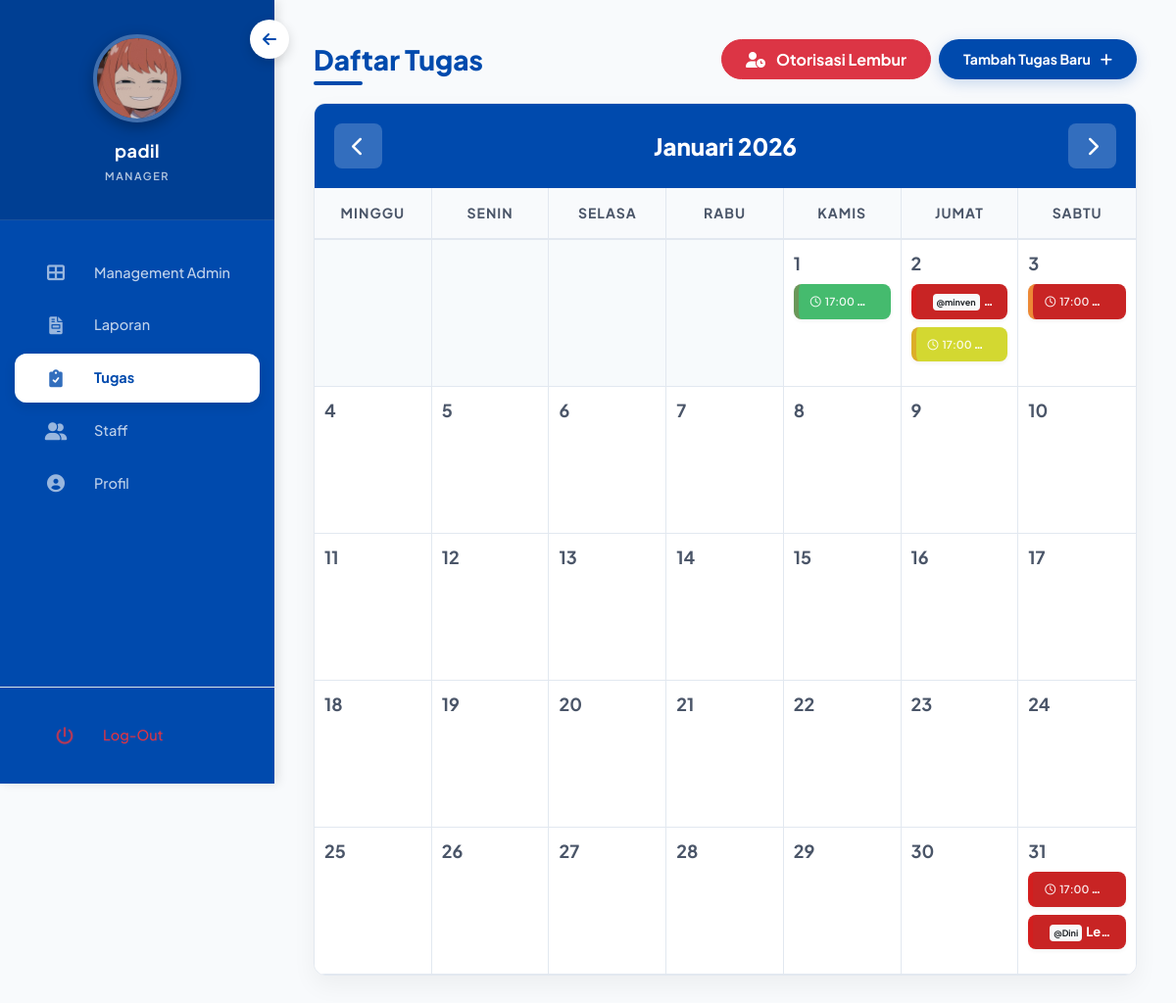
Page /tasklist.php?m=1&y=2026 (signed in) on the committed database.
### tables this page shows
CREATE TABLE `users` (
  `id` int(11) NOT NULL,
  `absen_id` varchar(50) NOT NULL,
  `nama` varchar(100) NOT NULL,
  `nip` varchar(30) DEFAULT NULL,
  `password` varchar(255) NOT NULL,
  `role` enum('staf','manager') DEFAULT 'staf',
  `can_overtime` tinyint(1) DEFAULT 0,
  `created_at` timestamp NOT NULL DEFAULT current_timestamp(),
  `email` varchar(100) DEFAULT NULL,
  `telepon` varchar(20) DEFAULT NULL,
  `alamat` text DEFAULT NULL,
  `foto` varchar(255) DEFAULT NULL
);

CREATE TABLE `tasklist` (
  `id` int(11) NOT NULL,
  `user_id` int(11) DEFAULT NULL,
  `absensi_id` int(11) DEFAULT NULL,
  `start_date` date DEFAULT NULL,
  `task_name` varchar(255) NOT NULL,
  `deskripsi` text DEFAULT NULL,
  `status` enum('pending','progress','completed') DEFAULT 'pending',
  `deadline` date DEFAULT NULL,
  `created_at` timestamp NOT NULL DEFAULT current_timestamp(),
  `updated_at` timestamp NOT NULL DEFAULT current_timestamp() ON UPDATE current_timestamp(),
  `assigned_to` int(11) DEFAULT NULL,
  `priority` enum('low','medium','high') DEFAULT 'medium',
  `start_time` time DEFAULT NULL,
  `end_time` time DEFAULT NULL,
  `is_overtime` tinyint(1) DEFAULT 0
);

### tasklist.php (the view, shortened to what this page needs)
<?php
require_once 'config_safe.php';
$user_id = $_SESSION['user_id'];
$tanggal_sekarang = date('Y-m-d');
$stmt_user = $pdo->prepare("SELECT * FROM users WHERE id = ?");
$stmt_user->execute([$user_id]);
$user = $stmt_user->fetch();
$stmt = $pdo->prepare("SELECT * FROM absensi WHERE user_id = ? AND tanggal = ? ORDER BY id DESC LIMIT 1");
$stmt->execute([$user_id, $tanggal_sekarang]);
if ($_SESSION['role'] == 'manager') {
    $stmt = $pdo->prepare("SELECT t.*, u.nama as assigned_name
                         FROM tasklist t
                         LEFT JOIN users u ON t.assigned_to = u.id
                         WHERE t.user_id = ? OR t.assigned_to = ?
                         ORDER BY t.created_at DESC");
    $stmt->execute([$user_id, $user_id]);
} else {
    $stmt = $pdo->prepare("SELECT * FROM tasklist WHERE assigned_to = ? OR (user_id = ? AND assigned_to IS NULL) ORDER BY created_at DESC");
    $stmt->execute([$user_id, $user_id]);
}
$tasks = $stmt->fetchAll();
?>
<!DOCTYPE html>
<html lang="id">
<head>
    <link href="https://cdn.jsdelivr.net/npm/bootstrap@5.1.3/dist/css/bootstrap.min.css" rel="stylesheet">
    <link href="https://cdnjs.cloudflare.com/ajax/libs/font-awesome/6.0.0/css/all.min.css" rel="stylesheet">
</head>
<body>
    <?php
    $month = isset($_GET['m']) ? (int)$_GET['m'] : (int)date('n');
    $year = isset($_GET['y']) ? (int)$_GET['y'] : (int)date('Y');
    $prevMonth = $month - 1;
    $prevYear = $year;
    if ($prevMonth < 1) {
        $prevMonth = 12;
        $prevYear--;
    }
    $nextMonth = $month + 1;
    $nextYear = $year;
    $firstDayOfMonth = mktime(0, 0, 0, $month, 1, $year);
    $numberDays = date('t', $firstDayOfMonth);
    $dateComponents = getdate($firstDayOfMonth);
    $monthName = date('F', $firstDayOfMonth);
    $dayOfWeek = $dateComponents['wday'];
    $bulanIndo = [
        'January' => 'Januari', 'February' => 'Februari', 'March' => 'Maret',
        'April' => 'April', 'May' => 'Mei', 'June' => 'Juni',
        'July' => 'Juli', 'August' => 'Agustus', 'September' => 'September',
        'October' => 'Oktober', 'November' => 'November', 'December' => 'Desember'
    ];
    $displayMonth = $bulanIndo[$monthName];
    $tasksByDate = [];
    foreach ($tasks as $task) {
        $start = !empty($task['start_date']) ? $task['start_date'] : $task['deadline'];
        $end = $task['deadline'];
        $current = new DateTime($start);
        $last = new DateTime($end);
        $last->modify('+1 day');
        $period = new DatePeriod($current, new DateInterval('P1D'), $last);
        foreach ($period as $date) {
            $dateStr = $date->format('Y-m-d');
            $tasksByDate[$dateStr][] = $task;
        }
    }
    ?>
    <button class="sidebar-toggle" id="sidebarToggle">
        <i class="fas fa-arrow-left"></i>
    </button>
    <div class="sidebar" id="sidebar">
        <div class="profile-section">
            <?php
            $sidebar_foto = (isset($user['foto']) && $user['foto']) ? 'uploads/profiles/'.$user['foto'] : 'https://ui-avatars.com/api/?name='.urlencode($_SESSION['nama']).'&background=fff&color=004AAD&size=128';
            ?>
            <img src="<?php echo $sidebar_foto; ?>" class="sidebar-avatar" alt="Profile">
            <p class="profile-name"><?php echo strtolower(explode(' ', $_SESSION['nama'])[0]); ?></p>
            <span class="profile-role"><?php echo strtoupper($_SESSION['role']); ?></span>
        </div>
        <nav class="nav-menu">
            <?php if ($_SESSION['role'] == 'manager'): ?>
                <a href="admin_dashboard.php" class="nav-item">
                    <i class="fas fa-th-large"></i> Management Admin
                </a>
                <a href="laporan.php" class="nav-item">
                    <i class="fas fa-file-invoice"></i> Laporan
                </a>
                <a href="tasklist.php" class="nav-item active">
                    <i class="fas fa-clipboard-check"></i> Tugas
                </a>
                <a href="staf_detail.php?view=list" class="nav-item">
                    <i class="fas fa-user-friends"></i> Staff
                </a>
            <?php endif; ?>
            <a href="profile.php" class="nav-item">
                <i class="fas fa-user-circle"></i> Profil
            </a>
        </nav>
          <div class="mt-auto p-4 border-top border-white-10">
            <a href="logout.php" class="nav-item m-0 rounded text-danger bg-danger-light" onclick="return confirm('Apakah Anda yakin ingin keluar dari aplikasi?')">
                <i class="fas fa-power-off"></i> Log-Out
            </a>
        </div>
    </div>
    <div class="main-content" id="mainContent">
        <div class="d-flex justify-content-between align-items-center mb-4" style="width: 100%; margin: 0 auto 30px auto;">
            <h2 class="page-title m-0">Daftar Tugas</h2>
            <div class="d-flex gap-2">
                <?php if ($_SESSION['role'] == 'manager'): ?>
                    <button class="btn btn-danger rounded-pill px-4 fw-bold" data-bs-toggle="modal" data-bs-target="#overtimeModal">
                        <i class="fas fa-user-clock me-2"></i> Otorisasi Lembur
                    </button>
                <?php endif; ?>
                <button class="btn-add-task" onclick="prepareAddModal()">
                    Tambah Tugas Baru <i class="fas fa-plus"></i>
                </button>
            </div>
        </div>
        <div class="calendar-container">
            <div class="calendar-header">
                <a href="?m=<?php echo $prevMonth; ?>&y=<?php echo $prevYear; ?>" class="calendar-nav"><i class="fas fa-chevron-left"></i></a>
                <span><?php echo $displayMonth . ' ' . $year; ?></span>
                <a href="?m=<?php echo $nextMonth; ?>&y=<?php echo $nextYear; ?>" class="calendar-nav"><i class="fas fa-chevron-right"></i></a>
            </div>
            <div class="calendar-grid">
                <div class="calendar-day-label">Minggu</div>
                <div class="calendar-day-label">Senin</div>
                <div class="calendar-day-label">Selasa</div>
                <div class="calendar-day-label">Rabu</div>
                <div class="calendar-day-label">Kamis</div>
                <div class="calendar-day-label">Jumat</div>
                <div class="calendar-day-label">Sabtu</div>
                <?php
                for($i = 0; $i < $dayOfWeek; $i++) {
                    echo '<div class="calendar-day other-month"></div>';
                }
                for($currentDay = 1; $currentDay <= $numberDays; $currentDay++) {
                    $fullDate = sprintf('%04d-%02d-%02d', $year, $month, $currentDay);
                    $isToday = ($fullDate == date('Y-m-d')) ? 'today' : '';
                    echo '<div class="calendar-day '.$isToday.'" onclick="handleDayClick(\''.$fullDate.'\', this)">';
                    echo '<span class="day-number">'.$currentDay.'</span>';
                    if (isset($tasksByDate[$fullDate])) {
                        $dayTasksJson = htmlspecialchars(json_encode($tasksByDate[$fullDate]));
                        echo '<div class="task-list-wrapper" data-tasks=\''.$dayTasksJson.'\'>';
                        foreach ($tasksByDate[$fullDate] as $t) {
                            $statusClass = 'badge-' . $t['status'];
                            $priorityClass = isset($t['priority']) ? 'priority-' . $t['priority'] : '';
                            $timeStr = !empty($t['end_time']) ? '<i class="far fa-clock me-1"></i>' . date('H:i', strtotime($t['end_time'])) . ' ' : '';
                            $taskData = htmlspecialchars(json_encode($t));
                            echo '<a href="javascript:void(0)" class="task-badge '.$statusClass.' '.$priorityClass.'"
                                    onclick="event.stopPropagation(); openViewModal('.$taskData.')"
                                    title="Klik untuk melihat detail">';
                            echo '<small>'.$timeStr.'</small>';
                            if ($_SESSION['role'] == 'manager' && !empty($t['assigned_name'])) {
                                echo '<span class="badge bg-light text-dark p-1 me-1" style="font-size: 9px;">@' . explode(' ', $t['assigned_name'])[0] . '</span>';
                            }
                            echo htmlspecialchars($t['task_name']);
                            echo '</a>';
                        }
                        echo '</div>';
                    }
                    echo '</div>';
                }
                ?>
            </div>
        </div>
    </div>
</body>
</html>

### rows in the picture
users: foto (picture)
tasklist: end_time "17:00"
tasklist: assigned_to.nama "minven"
tasklist: end_time "17:00"
tasklist: end_time "17:00"
tasklist: end_time "17:00"
tasklist: assigned_to.nama "Dini", task_name "Le…"

### other values in the picture
explode(' ', $_SESSION['nama'])[0] "padil"
$_SESSION['role'] "MANAGER"
$displayMonth "Januari"
$year "2026"
